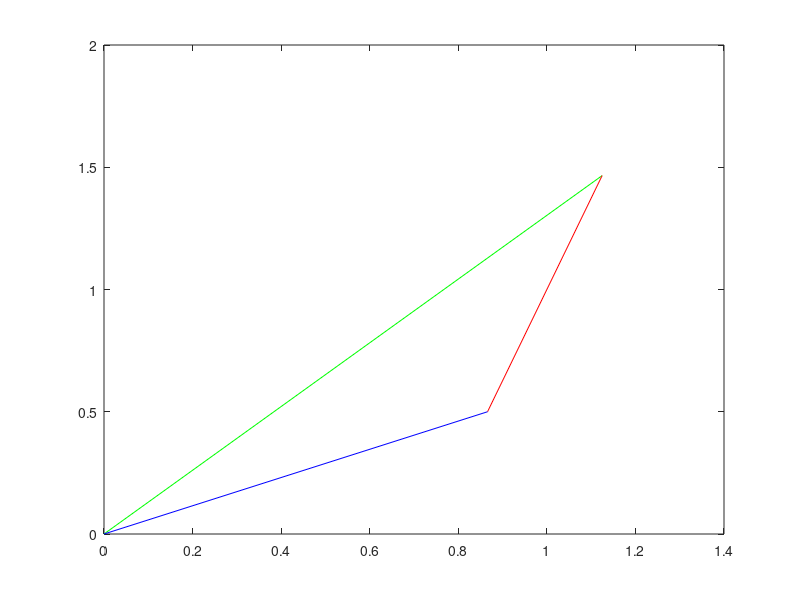

MATLAB code for this plot:
th1=30; %  th mean theta
th2=45;

L1=1;
L2=1;
x1=L1*cosd(th1);
x2=x1+L2*cosd(th1+th2);

y1=L1*sind(th1);
y2=y1+L2*sind(th1+th2);
plot([0,x2],[0,y2],'g');
hold on;
plot([x2,x1],[y2,y1],'r');
hold on;
plot([0,x1],[0,y1],'b');